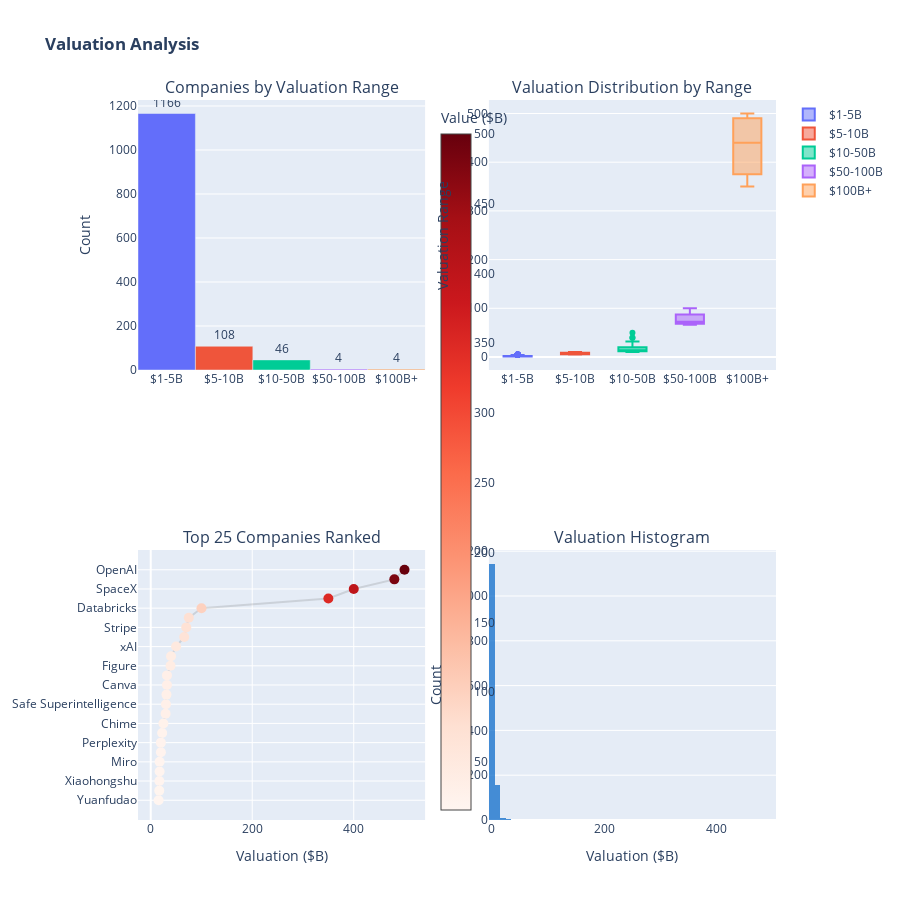

Write notebook code for a chart like this one.
### Markdown cell above
## 7️⃣ Valuation Analysis and Distribution

### Code cell
# Create valuation analysis visualization
fig_val = make_subplots(
    rows=2, cols=2,
    specs=[[{"type": "bar"}, {"type": "box"}],
           [{"type": "scatter"}, {"type": "histogram"}]],
    subplot_titles=("Companies by Valuation Range", "Valuation Distribution by Range",
                    "Top 25 Companies Ranked", "Valuation Histogram")
)

# 1. Valuation range counts
val_range_counts = df['valuation_bucket'].value_counts().reindex(['$1-5B', '$5-10B', '$10-50B', '$50-100B', '$100B+'])
colors = ['#636EFA', '#EF553B', '#00CC96', '#AB63FA', '#FFA15A']
fig_val.add_trace(
    go.Bar(
        x=val_range_counts.index,
        y=val_range_counts.values,
        marker=dict(color=colors),
        text=val_range_counts.values,
        textposition='outside',
        hovertemplate='<b>%{x}</b><br>Companies: %{y}<extra></extra>',
        showlegend=False
    ),
    row=1, col=1
)

# 2. Box plot by valuation range
for i, (range_name, color) in enumerate(zip(['$1-5B', '$5-10B', '$10-50B', '$50-100B', '$100B+'], colors)):
    range_data = df[df['valuation_bucket'] == range_name]['valuation_numeric']
    fig_val.add_trace(
        go.Box(y=range_data, name=range_name, marker=dict(color=color),
               hovertemplate='Range: ' + range_name + '<br>Value: $%{y:.2f}B<extra></extra>'),
        row=1, col=2
    )

# 3. Top 25 companies scatter
top_25 = df.nlargest(25, 'valuation_numeric').sort_values('valuation_numeric', ascending=True)
fig_val.add_trace(
    go.Scatter(
        y=top_25['company'],
        x=top_25['valuation_numeric'],
        mode='markers+lines',
        marker=dict(
            size=10,
            color=top_25['valuation_numeric'],
            colorscale='Reds',
            showscale=True,
            colorbar=dict(title="Value ($B)", x=0.46)
        ),
        line=dict(color='rgba(100,100,100,0.2)'),
        hovertemplate='<b>%{y}</b><br>$%{x:.0f}B<extra></extra>',
        showlegend=False
    ),
    row=2, col=1
)

# 4. Histogram of valuations
fig_val.add_trace(
    go.Histogram(
        x=df['valuation_numeric'],
        nbinsx=50,
        marker=dict(color='rgba(0,100,200,0.7)'),
        hovertemplate='Valuation Range: $%{x:.1f}B<br>Count: %{y}<extra></extra>',
        showlegend=False
    ),
    row=2, col=2
)

fig_val.update_layout(
    title_text="<b>Valuation Analysis</b>",
    height=900,
    showlegend=True,
    hovermode='closest'
)

fig_val.update_yaxes(title_text="Count", row=1, col=1)
fig_val.update_yaxes(title_text="Valuation Range", row=1, col=2)
fig_val.update_xaxes(title_text="Valuation ($B)", row=2, col=1)
fig_val.update_xaxes(title_text="Valuation ($B)", row=2, col=2)
fig_val.update_yaxes(title_text="Count", row=2, col=2)

fig_val.show()

# Print valuation distribution insights
print("\n" + "="*60)
print("💰 VALUATION DISTRIBUTION INSIGHTS")
print("="*60)
for bucket in ['$1-5B', '$5-10B', '$10-50B', '$50-100B', '$100B+']:
    count = len(df[df['valuation_bucket'] == bucket])
    val = df[df['valuation_bucket'] == bucket]['valuation_numeric'].sum()
    pct = (count / len(df)) * 100
    print(f"{bucket:12} → {count:4} companies ({pct:5.1f}%), Total Value: ${val:7,.0f}B")

### Figure 1 — Plotly figure (JSON) as saved in the notebook; plotly's stock layout.template omitted (floating-point values rounded to 4 significant figures; data arrays with more than 128 entries replaced by an {"elided": "..."} marker saying what was removed)
{"data": [{"hovertemplate": "<b>%{x}</b><br>Companies: %{y}<extra></extra>", "marker": {"color": ["#636EFA", "#EF553B", "#00CC96", "#AB63FA", "#FFA15A"]}, "showlegend": false, "text": [1166.0, 108.0, 46.0, 4.0, 4.0], "textposition": "outside", "type": "bar", "x": ["$1-5B", "$5-10B", "$10-50B", "$50-100B", "$100B+"], "xaxis": "x", "y": [1166, 108, 46, 4, 4], "yaxis": "y"}, {"hovertemplate": "Range: $1-5B<br>Value: $%{y:.2f}B<extra></extra>", "marker": {"color": "#636EFA"}, "name": "$1-5B", "type": "box", "xaxis": "x2", "y": {"elided": "1166 float values"}, "yaxis": "y2"}, {"hovertemplate": "Range: $5-10B<br>Value: $%{y:.2f}B<extra></extra>", "marker": {"color": "#EF553B"}, "name": "$5-10B", "type": "box", "xaxis": "x2", "y": [10.0, 10.0, 10.0, 10.0, 10.0, 10.0, 10.0, 10.0, 10.0, 10.0, 10.0, 9.8, 9.65, 9.28, 9.23, 9.2, 9.1, 9.0, 9.0, 9.0, 9.0, 8.75, 8.6, 8.5, 8.5, 8.5, 8.4, 8.3, 8.0, 8.0, 8.0, 8.0, 8.0, 8.0, 7.83, 7.6, 7.5, 7.5, 7.5, 7.5, 7.4, 7.4, 7.25, 7.3, 7.0, 7.0, 7.0, 7.0, 7.0, 7.0, 7.0, 6.9, 6.8, 6.8, 7.0, 6.6, 6.6, 6.6, 6.51, 6.5, 6.5, 6.4, 6.4, 6.35, 6.3, 6.1, 6.1, 6.1, 6.0, 6.0, 6.0, 9.0, 6.0, 6.0, 6.0, 7.5, 5.2, 5.99, 5.78, 5.77, 5.7, 5.6, 5.5, 5.7, 5.7, 5.8, 5.7, 5.6, 5.6, 5.6, 5.37, 5.3, 5.3, 5.25, 5.25, 5.1, 5.9, 5.05, 5.1, 5.5, 7.9, 5.85, 5.6, 5.4, 5.43, 5.5, 8.0, 8.0], "yaxis": "y2"}, {"hovertemplate": "Range: $10-50B<br>Value: $%{y:.2f}B<extra></extra>", "marker": {"color": "#00CC96"}, "name": "$10-50B", "type": "box", "xaxis": "x2", "y": [50.0, 40.0, 39.0, 32.0, 32.0, 31.0, 30.0, 29.3, 22.5, 25.0, 20.0, 20.0, 17.5, 17.5, 17.0, 16.8, 15.5, 15.0, 15.0, 15.0, 14.65, 14.0, 13.8, 13.3, 13.25, 13.0, 13.0, 12.9, 12.59, 12.5, 12.3, 12.0, 12.0, 12.0, 12.0, 11.7, 11.5, 11.4, 11.0, 11.71, 11.1, 11.0, 11.0, 10.2, 10.75, 10.2], "yaxis": "y2"}, {"hovertemplate": "Range: $50-100B<br>Value: $%{y:.2f}B<extra></extra>", "marker": {"color": "#AB63FA"}, "name": "$50-100B", "type": "box", "xaxis": "x2", "y": [100.0, 75.0, 70.0, 66.0], "yaxis": "y2"}, {"hovertemplate": "Range: $100B+<br>Value: $%{y:.2f}B<extra></extra>", "marker": {"color": "#FFA15A"}, "name": "$100B+", "type": "box", "xaxis": "x2", "y": [500.0, 480.0, 400.0, 350.0], "yaxis": "y2"}, {"hovertemplate": "<b>%{y}</b><br>$%{x:.0f}B<extra></extra>", "line": {"color": "rgba(100,100,100,0.2)"}, "marker": {"color": [15.5, 16.8, 17.0, 17.5, 17.5, 20.0, 20.0, 22.5, 25.0, 29.3, 30.0, 31.0, 32.0, 32.0, 39.0, 40.0, 50.0, 66.0, 70.0, 75.0, 100.0, 350.0, 400.0, 480.0, 500.0], "colorbar": {"title": {"text": "Value ($B)"}, "x": 0.46}, "colorscale": [[0, "rgb(255,245,240)"], [0.125, "rgb(254,224,210)"], [0.25, "rgb(252,187,161)"], [0.375, "rgb(252,146,114)"], [0.5, "rgb(251,106,74)"], [0.625, "rgb(239,59,44)"], [0.75, "rgb(203,24,29)"], [0.875, "rgb(165,15,21)"], [1, "rgb(103,0,13)"]], "showscale": true, "size": 10}, "mode": "markers+lines", "showlegend": false, "type": "scatter", "x": [15.5, 16.8, 17.0, 17.5, 17.5, 20.0, 20.0, 22.5, 25.0, 29.3, 30.0, 31.0, 32.0, 32.0, 39.0, 40.0, 50.0, 66.0, 70.0, 75.0, 100.0, 350.0, 400.0, 480.0, 500.0], "xaxis": "x3", "y": ["Yuanfudao", "Rippling", "Xiaohongshu", "Deel", "Miro", "Chobani", "Perplexity", "Epic Games", "Chime", "Anysphere", "Safe Superintelligence", "Fanatics", "Canva", "Ramp", "Figure", "Ripple", "xAI", "SHEIN", "Stripe", "Revolut", "Databricks", "Anthropic", "SpaceX", "ByteDance", "OpenAI"], "yaxis": "y3"}, {"hovertemplate": "Valuation Range: $%{x:.1f}B<br>Count: %{y}<extra></extra>", "marker": {"color": "rgba(0,100,200,0.7)"}, "nbinsx": 50, "showlegend": false, "type": "histogram", "x": {"elided": "1328 float values"}, "xaxis": "x4", "yaxis": "y4"}], "layout": {"annotations": [{"font": {"size": 16}, "showarrow": false, "text": "Companies by Valuation Range", "x": 0.225, "xanchor": "center", "xref": "paper", "y": 1, "yanchor": "bottom", "yref": "paper"}, {"font": {"size": 16}, "showarrow": false, "text": "Valuation Distribution by Range", "x": 0.775, "xanchor": "center", "xref": "paper", "y": 1, "yanchor": "bottom", "yref": "paper"}, {"font": {"size": 16}, "showarrow": false, "text": "Top 25 Companies Ranked", "x": 0.225, "xanchor": "center", "xref": "paper", "y": 0.375, "yanchor": "bottom", "yref": "paper"}, {"font": {"size": 16}, "showarrow": false, "text": "Valuation Histogram", "x": 0.775, "xanchor": "center", "xref": "paper", "y": 0.375, "yanchor": "bottom", "yref": "paper"}], "height": 900, "hovermode": "closest", "showlegend": true, "title": {"text": "<b>Valuation Analysis</b>"}, "xaxis": {"anchor": "y", "domain": [0, 0.45]}, "xaxis2": {"anchor": "y2", "domain": [0.55, 1]}, "xaxis3": {"anchor": "y3", "domain": [0, 0.45], "title": {"text": "Valuation ($B)"}}, "xaxis4": {"anchor": "y4", "domain": [0.55, 1], "title": {"text": "Valuation ($B)"}}, "yaxis": {"anchor": "x", "domain": [0.625, 1], "title": {"text": "Count"}}, "yaxis2": {"anchor": "x2", "domain": [0.625, 1], "title": {"text": "Valuation Range"}}, "yaxis3": {"anchor": "x3", "domain": [0, 0.375]}, "yaxis4": {"anchor": "x4", "domain": [0, 0.375], "title": {"text": "Count"}}}}
